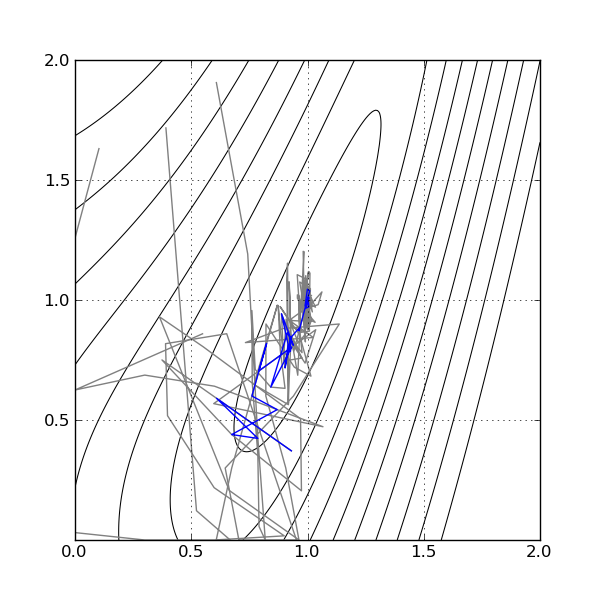

Python code for this plot:
################################################################################
# Peach - Computational Intelligence for Python
# Jose Alexandre Nalon
#
# This file: particle-swarm-optimization.py
# Optimization of functions by particle swarms
################################################################################


# We import numpy for arrays and peach for the library. Actually, peach also
# imports the numpy module, but we want numpy in a separate namespace:
from numpy import *
from numpy.random import random
import peach as p


# This is a simplified version of the Rosenbrock function, to demonstrante
# how the optimizers work.
def f(xy):
    x, y = xy
    return (1.-x)**2. + (y-x*x)**2.

# We will allow no more than 500 iterations. For the simplified Rosenbrock
# function, no more than that will be needed. In fact, the particle swarm
# optimizer is very good in this, probably a lot less than 500 iterations will
# be needed. But we want to be sure.
iMax = 500

# We need to create a population of estimates. In algorithms based on
# populations, such as this or Genetic Algorithms, a list of estimates should
# be created. To this end, we will specify the ranges of the variables in the
# interval from 0. to 2., and randomly choose from this.
# Ranges are specified as a list of tuples, where each element is the allowed
# range for the corresponding variable. In each tuple, the first value is the
# lower limit of the intervalo, and the second value is its upper limit.
ranges = [ ( 0., 2. ), ( 0., 2. ) ]

# We use the numpy.random function to generate a population of five particles,
# randomly positioned in a circle around the point (1., 1.), with radius 1. We
# will do this to better observe the behaviour of the algorithm. In general,
# swarms should have more than five particles, but this is enough for this
# case. This line will be more effective if we convert ranges to a numpy array:
ranges = array(ranges)
theta = random((5, 1)) * 2. * pi
x0 = c_[ 1. + cos(theta), 1. + sin(theta) ]

# Here we create the optimizer. There is not much difference in how an
# stochastic optmizer is created, comparing to deterministic ones. However,
# since this is a population based algorithm, we will track every particle and
# the global best to have a better understanding of the behaviour in the plot.
# (We emphasize, however, that an animation in this case would be a lot better).
pso = p.ParticleSwarmOptimizer(f, x0, ranges)
xd = [ ]
yd = [ ]
xx = [ ]
i = 0
while i < iMax:
    x, e = pso.step()
    xd.append(x[0])
    yd.append(x[1])
    xx.append(pso[:])
    i = i + 1
xd = array(xd)
yd = array(yd)
xx = array(xx)

# If the system has the plot package matplotlib, this tutorial tries to plot
# and save the convergence of synaptic weights and error. The plot is saved in
# the file ``particle-swarm-optimization.png``.
x = linspace(0., 2., 250)
y = linspace(0., 2., 250)
x, y = meshgrid(x, y)
z = (1-x)**2 + (y-x*x)**2
levels = exp(linspace(0., 2., 10)) - 0.9

try:
    from matplotlib import *
    from matplotlib.pylab import *

    figure(1).set_size_inches(6, 6)
    a1 = axes([ 0.125, 0.10, 0.775, 0.8 ])

    a1.hold(True)
    a1.grid(True)
    a1.plot(xx[:, 0, 0], xx[:, 0, 1], 'gray')
    a1.plot(xx[:, 1, 0], xx[:, 1, 1], 'gray')
    a1.plot(xx[:, 2, 0], xx[:, 2, 1], 'gray')
    a1.plot(xx[:, 3, 0], xx[:, 3, 1], 'gray')
    a1.plot(xx[:, 4, 0], xx[:, 4, 1], 'gray')
    a1.plot(xd, yd)
    a1.contour(x, y, z, levels, colors='k', linewidths=0.75)
    a1.set_xlim([ 0., 2. ])
    a1.set_xticks([ 0., 0.5, 1., 1.5, 2. ])
    a1.set_ylim([ 0., 2. ])
    a1.set_yticks([ 0.5, 1., 1.5, 2. ])
    savefig("particle-swarm-optimization.png")

except ImportError:
    print "Results: ", (xd[-1], yd[-1])
